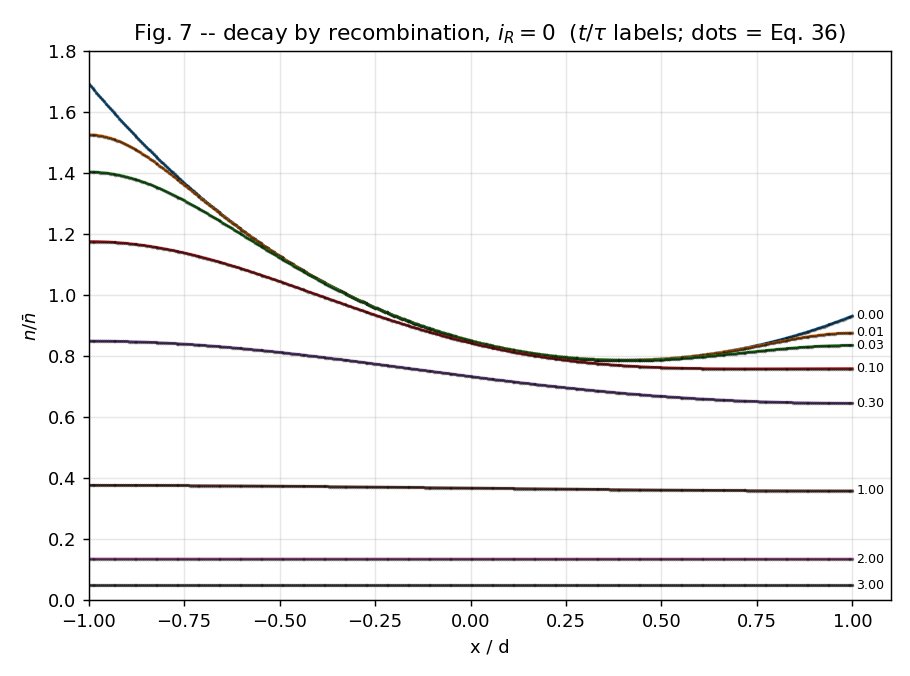

Here is the Python script that generated this plot:
"""
fig7_recombination_decay.py -- reproduce Fig. 7 of Benda & Spenke 1967.

iR = 0 : no sweeping-out current, so the stored plasma decays purely by
RECOMBINATION.  Starting from the forward profile (Eq. 21), the concentration
collapses toward zero with essentially the lifetime tau as time constant
(the fundamental mode ~ exp(-t/tau)); higher spatial modes decay faster, so
the profile also flattens.  This is the case Davies solved for equal
mobilities; here mu_n = 3 mu_p (B = 0.5) as everywhere in the paper.

Curves at t/tau = 0, 0.01, 0.03, 0.10, 0.30, 1.00, 2.00, 3.00 (as in Fig. 7).
Solid = numerical ambipolar PDE; dots = closed-form Eq. (36) with iR->0.
"""
import os
import numpy as np
import matplotlib
matplotlib.use("Agg")
import matplotlib.pyplot as plt
from benda_spenke_model import Device, solve_transient, n_analytic

HERE = os.path.dirname(__file__)
TIMES = [0.0, 0.01, 0.03, 0.10, 0.30, 1.00, 2.00, 3.00]


def main():
    dev = Device(d_over_L=1.0)
    # iR = 0 -> zero-flux Neumann BCs (pure recombination decay)
    x, t, N = solve_transient(dev, iR=0.0, t_end=3.0 * dev.tau, nt=6000,
                              i_current=0.0)

    fig, ax = plt.subplots(figsize=(7, 5.2))
    for tf in TIMES:
        k = int(round(tf * dev.tau / (t[1] - t[0])))
        k = min(k, len(t) - 1)
        ax.plot(x / dev.d, N[k] / dev.nbar, lw=1.4)
        # analytic overlay (Eq.36, iR->small to avoid 0/0; use tiny iR)
        na = n_analytic(dev, x, tf * dev.tau, iR=1e-9 * dev.iF) / dev.nbar
        ax.plot(x / dev.d, na, "k.", ms=2, alpha=0.35)
        ax.text(1.01, N[k][-1] / dev.nbar, f"{tf:.2f}", fontsize=7, va="center")

    ax.set_xlabel("x / d")
    ax.set_ylabel(r"$n / \bar n$")
    ax.set_title(r"Fig. 7 -- decay by recombination, $i_R=0$  "
                 r"($t/\tau$ labels; dots = Eq. 36)")
    ax.grid(alpha=0.3)
    ax.set_xlim(-1, 1.1)
    ax.set_ylim(0, 1.8)
    out = os.path.join(HERE, "fig7_recombination_decay.png")
    fig.tight_layout()
    fig.savefig(out, dpi=130)
    print("wrote", out)


if __name__ == "__main__":
    main()
